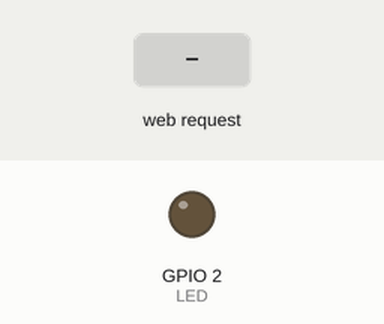
A sketch run on a simulated ESP32. Shown: output pins drawn as LEDs (lit = HIGH). The inputs (shaded band) are chosen by the test bench. WiFi joins after 1.5 s; servers stay silent unless stated; what the sketch prints to the serial monitor is not drawn.

Above: at 2.7 s.
2.8 s: HTTP request GET /ledon received
At 3.2 s:
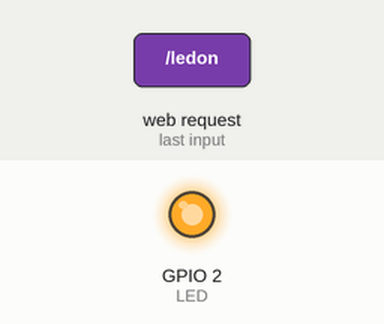
4.3 s: HTTP request GET /ledoff received
At 5.5 s:
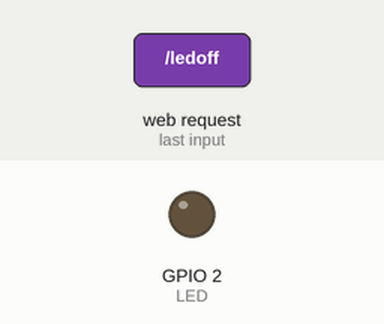
Timing chart, 0 to 7.3 s (numbered marks = the images above; inputs shaded):
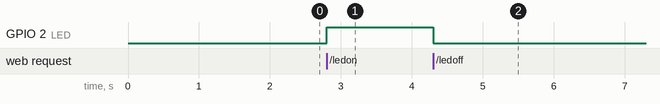

The sketch:

led_control.ino
```cpp
#include <WiFi.h>
#include <WebServer.h>

const char *ssid = "Charan";
const char *password = "charan12";

WebServer server(80);

#define LED 2

void handleRoot() { server.send(200, "text/plain", "ESP32 running!"); }
void handleLEDOn()
{
    digitalWrite(LED, HIGH);
    server.send(200, "text/plain", "LED ON");
}
void handleLEDOff()
{
    digitalWrite(LED, LOW);
    server.send(200, "text/plain", "LED OFF");
}

void setup()
{
    Serial.begin(115200);
    pinMode(LED, OUTPUT);

    WiFi.begin(ssid, password);
    while (WiFi.status() != WL_CONNECTED)
    {
        delay(500);
        Serial.print(".");
    }
    Serial.println("\nWiFi connected!");
    Serial.print("ESP32 IP: ");
    Serial.println(WiFi.localIP());

    server.on("/", handleRoot);
    server.on("/ledon", handleLEDOn);
    server.on("/ledoff", handleLEDOff);
    server.begin();
}

void loop()
{
    server.handleClient();
}
```

Measured:
- after the input at 2.8 s, GPIO 2 (LED): LOW → HIGH at once
- after the input at 4.3 s, GPIO 2 (LED): HIGH → LOW at once
